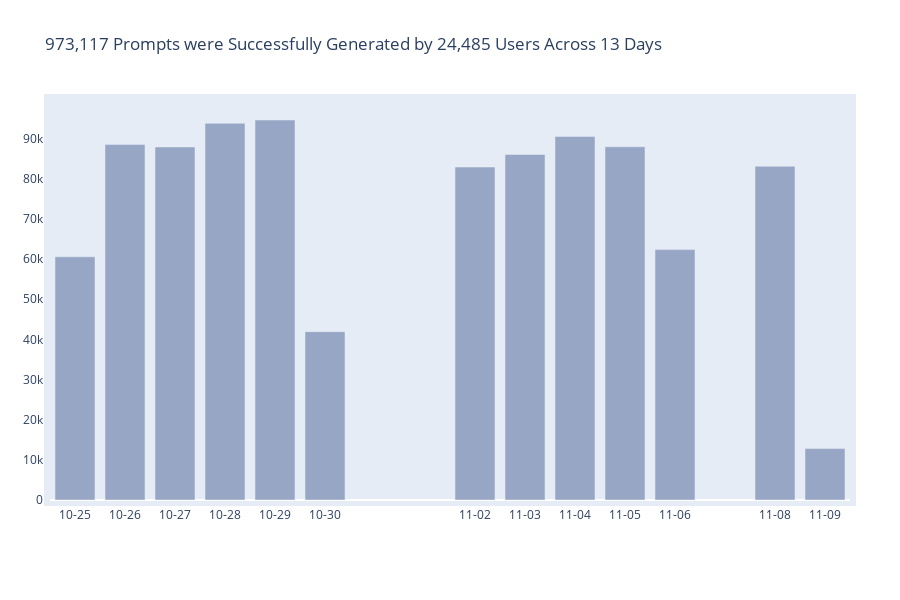
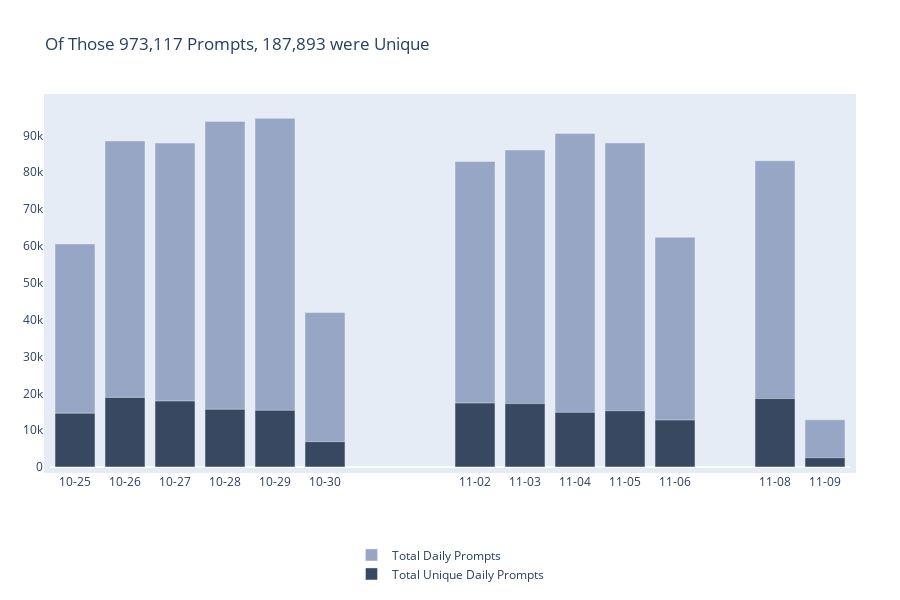
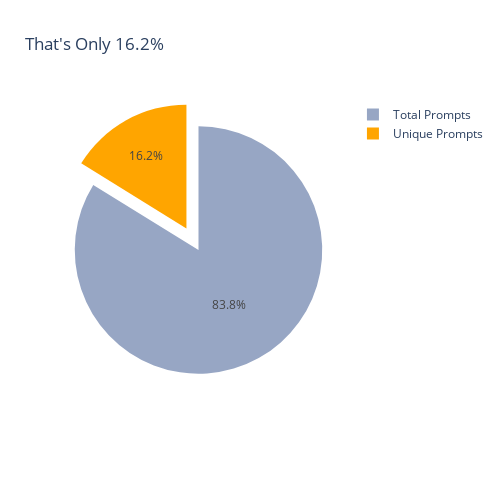

Notebook cell for these charts, in order:
### Code cell
totalPromptGraph()
totalPromptOverlay()
percentUniqueGraph()

### Figure 1 — Plotly figure (JSON) as saved in the notebook; plotly's stock layout.template omitted (floating-point values rounded to 4 significant figures)
{"data": [{"marker": {"color": "rgb(151,166,196)"}, "name": "Total Prompts Posted Each Day", "type": "bar", "x": ["2023-10-25", "2023-10-26", "2023-10-27", "2023-10-28", "2023-10-29", "2023-10-30", "2023-11-02", "2023-11-03", "2023-11-04", "2023-11-05", "2023-11-06", "2023-11-08", "2023-11-09"], "y": [60554, 88514, 87925, 93805, 94630, 41924, 82922, 86052, 90539, 87973, 62357, 83122, 12800]}], "layout": {"autosize": false, "height": 600, "hoverlabel": {"bgcolor": "white", "font": {"size": 15}}, "margin": {"b": 100, "l": 50, "pad": 6, "r": 50, "t": 100}, "title": {"text": "973,117 Prompts were Successfully Generated by 24,485 Users Across 13 Days"}, "width": 900, "xaxis": {"autorange": true, "range": ["2023-10-24 12:00", "2023-11-09 12:00"], "showgrid": false, "tickformat": "%m-%d", "tickvals": ["2023-10-25", "2023-10-26", "2023-10-27", "2023-10-28", "2023-10-29", "2023-10-30", "2023-11-02", "2023-11-03", "2023-11-04", "2023-11-05", "2023-11-06", "2023-11-08", "2023-11-09"], "type": "date"}, "yaxis": {"autorange": true, "range": [0, 99610.0], "showgrid": false, "type": "linear"}}}

### Figure 2 — Plotly figure (JSON) as saved in the notebook; plotly's stock layout.template omitted (floating-point values rounded to 4 significant figures)
{"data": [{"marker": {"color": "rgb(151,166,196)"}, "name": "Total Daily Prompts", "type": "bar", "x": ["2023-10-25", "2023-10-26", "2023-10-27", "2023-10-28", "2023-10-29", "2023-10-30", "2023-11-02", "2023-11-03", "2023-11-04", "2023-11-05", "2023-11-06", "2023-11-08", "2023-11-09"], "y": [60554, 88514, 87925, 93805, 94630, 41924, 82922, 86052, 90539, 87973, 62357, 83122, 12800]}, {"marker": {"color": "rgb(56,72,96)"}, "name": "Total Unique Daily Prompts", "type": "bar", "x": ["2023-10-25", "2023-10-26", "2023-10-27", "2023-10-28", "2023-10-29", "2023-10-30", "2023-11-02", "2023-11-03", "2023-11-04", "2023-11-05", "2023-11-06", "2023-11-08", "2023-11-09"], "y": [14597, 18892, 17918, 15685, 15395, 6871, 17376, 17202, 14836, 15270, 12759, 18581, 2511]}], "layout": {"autosize": false, "barmode": "overlay", "height": 600, "hoverlabel": {"bgcolor": "white", "font": {"size": 15}}, "legend": {"x": 0.5, "xanchor": "center", "y": -0.2, "yanchor": "top"}, "margin": {"b": 100, "l": 50, "pad": 6, "r": 50, "t": 100}, "title": {"text": "Of Those 973,117 Prompts, 187,893 were Unique"}, "width": 900, "xaxis": {"autorange": true, "range": ["2023-10-24 12:00", "2023-11-09 12:00"], "showgrid": false, "tickformat": "%m-%d", "tickvals": ["2023-10-25", "2023-10-26", "2023-10-27", "2023-10-28", "2023-10-29", "2023-10-30", "2023-11-02", "2023-11-03", "2023-11-04", "2023-11-05", "2023-11-06", "2023-11-08", "2023-11-09"], "type": "date"}, "yaxis": {"autorange": true, "range": [0, 99610.0], "showgrid": false, "type": "linear"}}}

### Figure 3 — Plotly figure (JSON) as saved in the notebook; plotly's stock layout.template omitted (floating-point values rounded to 4 significant figures)
{"data": [{"labels": ["Total Prompts", "Unique Prompts"], "marker": {"colors": ["rgb(151,166,196)", "orange"]}, "pull": [0, 0.2], "type": "pie", "values": [973117, 187893]}], "layout": {"autosize": false, "height": 500, "margin": {"b": 100, "l": 50, "pad": 4, "r": 50, "t": 100}, "title": {"text": "That's Only 16.2%"}, "width": 500}}
